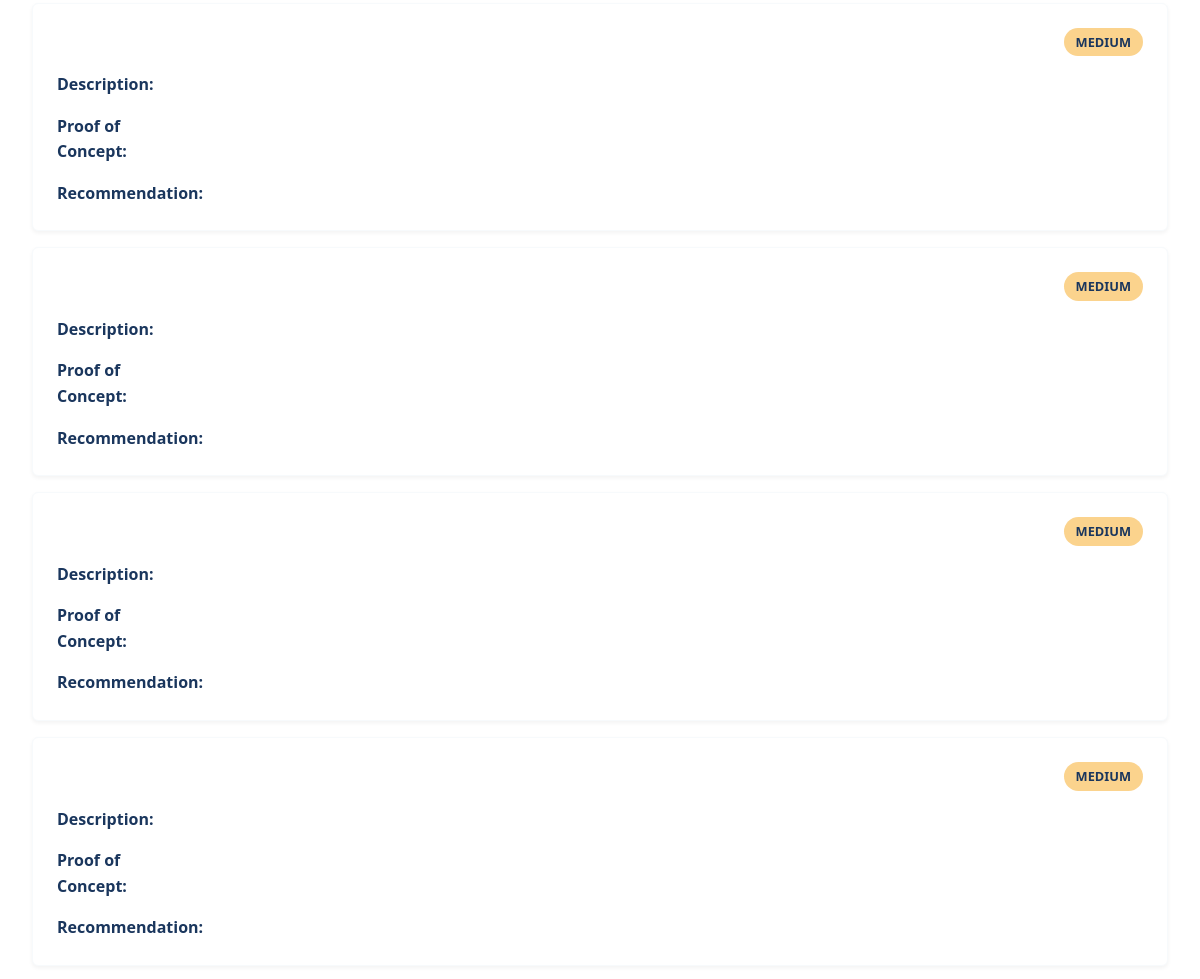
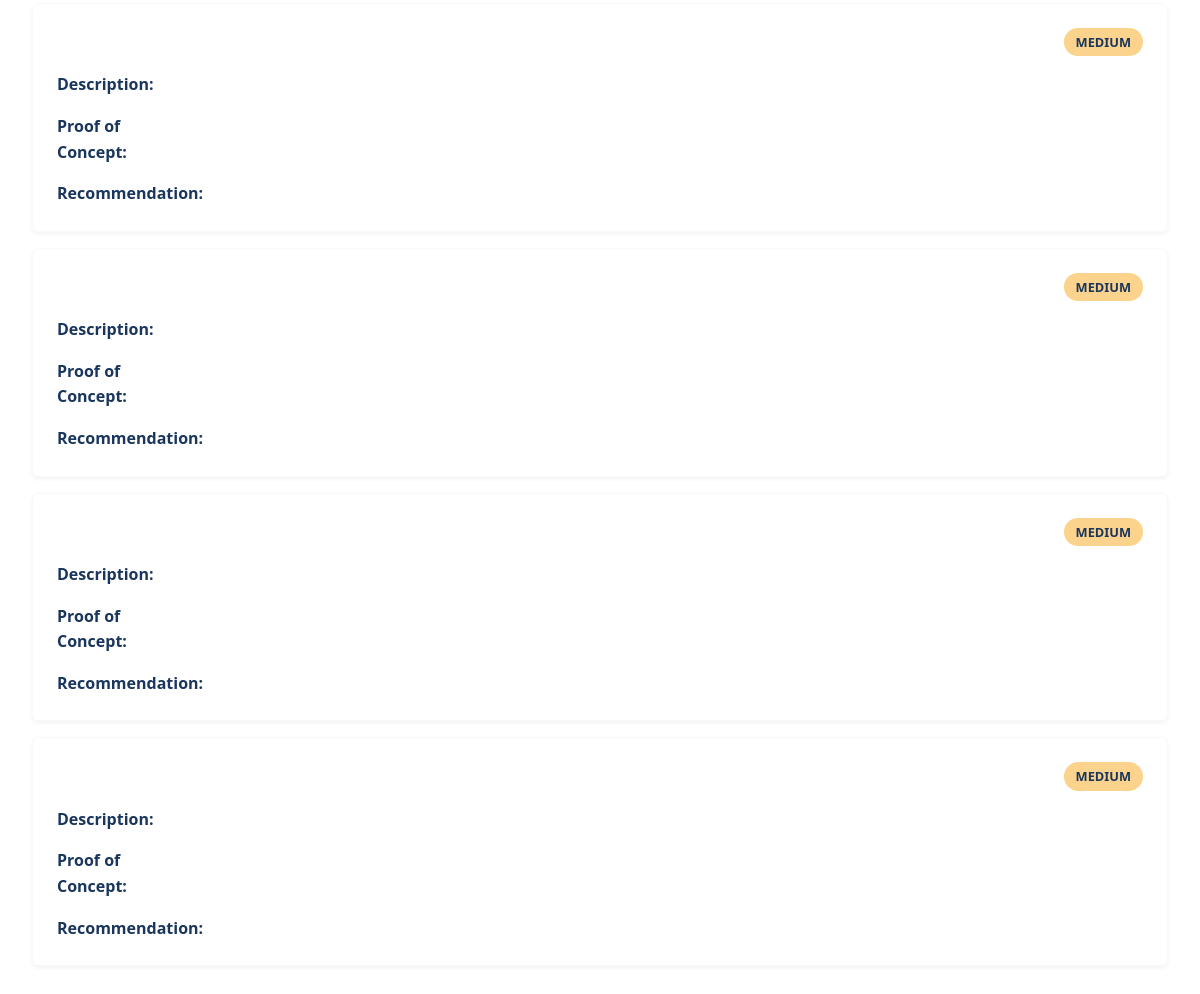
The app's page /project/1/report (lower part), older data (2 pictures, top to bottom).
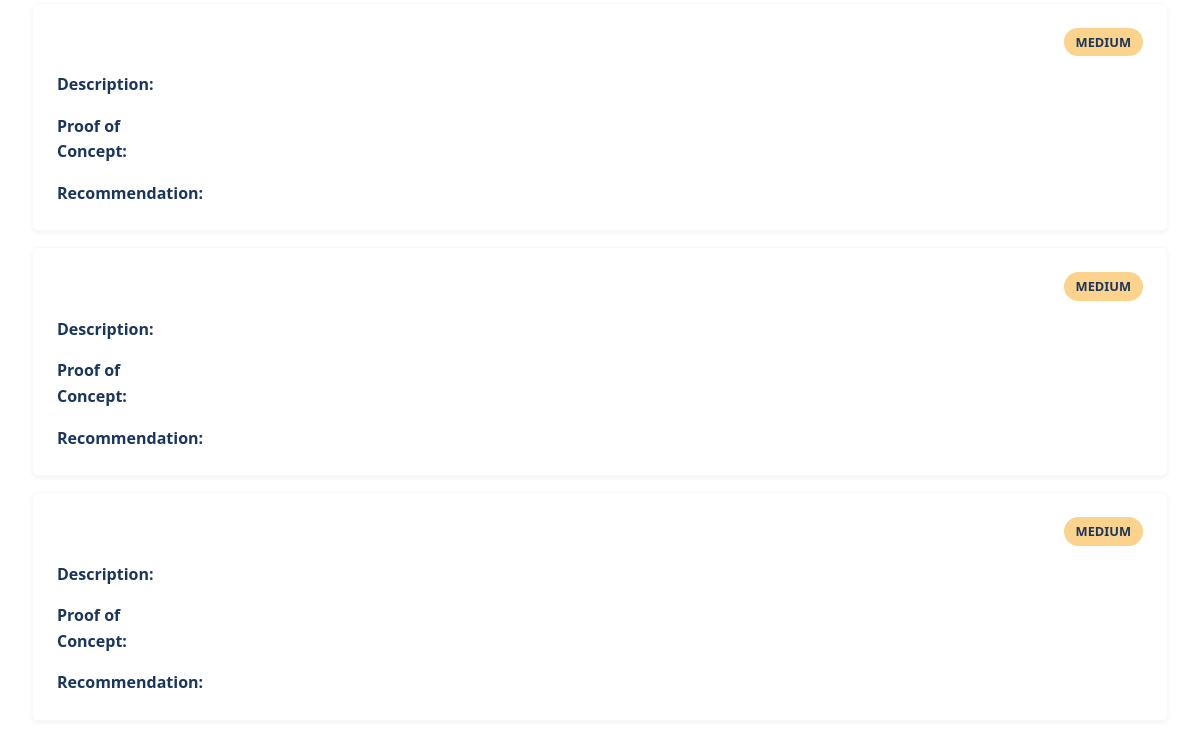
The same page, newer data.
### tables this page shows
CREATE TABLE vulnerabilities (
            id INTEGER PRIMARY KEY AUTOINCREMENT,
            type TEXT NOT NULL,
            severity TEXT,
            description TEXT,
            reference TEXT,
            proof_of_concept TEXT,
            recommendation TEXT,
            cve TEXT,
            cvss_score REAL,
            project_id INTEGER,
            asset_id INTEGER,
            discovery_date TEXT,
            FOREIGN KEY (project_id) REFERENCES projects (id),
            FOREIGN KEY (asset_id) REFERENCES assets (id)
        );

### dashboard/app.py (the view)
@app.route('/project/<int:project_id>/report')
def project_report(project_id):
    try:
        conn = get_db_connection()
        project = conn.execute(
            'SELECT * FROM projects WHERE id = ?', (project_id,)
        ).fetchone()
        if not project:
            return "Project not found", 404
        severity_rows = conn.execute('''
            SELECT severity, COUNT(*) as count
            FROM vulnerabilities
            WHERE project_id = ?
            GROUP BY severity
        ''', (project_id,)).fetchall()
        severity_counts = {}
        for row in severity_rows:
            severity_counts[row['severity']] = row['count']
        critical_vulns = conn.execute('''
            SELECT * FROM vulnerabilities
            WHERE project_id = ? AND severity = 'critical'
            ORDER BY cvss_score DESC
            LIMIT 5
        ''', (project_id,)).fetchall()
        vulnerabilities = conn.execute('''
            SELECT * FROM vulnerabilities
            WHERE project_id = ?
            ORDER BY
                CASE severity
                    WHEN 'critical' THEN 1
                    WHEN 'high' THEN 2
                    WHEN 'medium' THEN 3
                    WHEN 'low' THEN 4
                    ELSE 5
                END,
                cvss_score DESC
        ''', (project_id,)).fetchall()
        conn.close()
        return render_template('base_report.html',
            project=project,
            current_date=datetime.now().strftime("%Y-%m-%d %H:%M:%S"),
            severity_counts=severity_counts,
            critical_vulns=critical_vulns,
            vulnerabilities=vulnerabilities,
            project_id=project_id
        )
    except Exception as e:
        print(f"[!] Error generating report: {e}")
        import traceback
        traceback.print_exc()
        return f"Error generating report: {str(e)}", 500

### dashboard/app.py (called while the page is built)
def get_db_connection():
    base_dir = os.path.dirname(os.path.dirname(os.path.abspath(__file__)))
    db_path = os.path.join(base_dir, 'database', 'hellSsus.db')
    print(f"📁 CONNECTING TO: {db_path}")
    conn = sqlite3.connect(db_path)
    conn.row_factory = sqlite3.Row
    return conn

### dashboard/templates/base_report.html (shortened to what this page needs)
<!DOCTYPE html>
<html lang="en">
<head>
</head>
<body>
    <section class="vulnerabilities-section">
        {% for vuln in vulnerabilities %}
        <div class="vuln-card">
            <div class="vuln-header">
                <span class="severity-badge severity-{{ vuln.severity }}">{{ vuln.severity }}</span>
            </div>
            <div class="vuln-details">
                <div class="detail-row">
                    <span class="detail-label">Description:</span>
                    <span>{{ vuln.descripcion }}</span>
                </div>
                <div class="detail-row">
                    <span class="detail-label">Proof of Concept:</span>
                    <span>{{ vuln.prueba_concepto }}</span>
                </div>
                <div class="detail-row">
                    <span class="detail-label">Recommendation:</span>
                    <span>{{ vuln.recomendacion }}</span>
                </div>
            </div>
        </div>
        {% endfor %}
    </section>
</body>
</html>

Row changes from the older to the newer data that the page shows:
no longer on this page (row edited): vulnerabilities: severity "MEDIUM"
no longer on this page (row edited): vulnerabilities: severity "MEDIUM"
no longer on this page (row edited): vulnerabilities: severity "MEDIUM"
no longer on this page (row edited): vulnerabilities: severity "MEDIUM"
no longer on this page (row edited): vulnerabilities: severity "MEDIUM"
